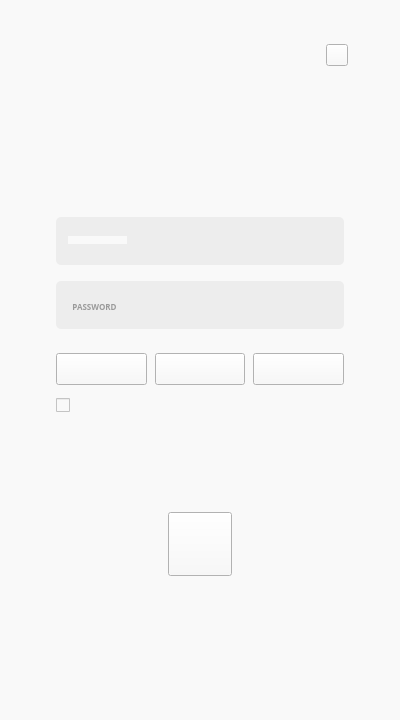
<?xml version="1.0" encoding="UTF-8"?>
<ui version="4.0">
 <class>Form</class>
 <widget class="QWidget" name="Form">
  <property name="geometry">
   <rect>
    <x>0</x>
    <y>0</y>
    <width>400</width>
    <height>720</height>
   </rect>
  </property>
  <property name="windowTitle">
   <string>Widget</string>
  </property>
  <property name="windowOpacity">
   <double>1.000000000000000</double>
  </property>
  <property name="styleSheet">
   <string notr="true">background-color: rgb(249, 249, 249);</string>
  </property>
  <widget class="QLineEdit" name="username_line_edit">
   <property name="geometry">
    <rect>
     <x>56</x>
     <y>217</y>
     <width>288</width>
     <height>48</height>
    </rect>
   </property>
   <property name="styleSheet">
    <string notr="true">QLineEdit {
	border-radius: 5px;
	color: #FFF;
	background-color: rgb(237, 237, 237);
}
QLineEdit::hover {
	background-color: rgb(231, 231, 231);
}
QLineEdit::focus {
	border: 2px solid rgb(51, 51, 51);
	background-color: rgb(249, 249, 249);
}</string>
   </property>
  </widget>
  <widget class="QLineEdit" name="password_line_edit">
   <property name="geometry">
    <rect>
     <x>56</x>
     <y>281</y>
     <width>288</width>
     <height>48</height>
    </rect>
   </property>
   <property name="styleSheet">
    <string notr="true">QLineEdit {
	border-radius: 5px;
	color: #FFF;
	background-color: rgb(237, 237, 237);
}
QLineEdit::hover {
	background-color: rgb(231, 231, 231);
}
QLineEdit::focus {
	border: 2px solid rgb(51, 51, 51);
	background-color: rgb(249, 249, 249);
}</string>
   </property>
  </widget>
  <widget class="QLabel" name="sign_in_label">
   <property name="geometry">
    <rect>
     <x>160</x>
     <y>159</y>
     <width>80</width>
     <height>33</height>
    </rect>
   </property>
   <property name="styleSheet">
    <string notr="true">border-image: url(:/resources/resources/Sign_in.png);</string>
   </property>
   <property name="text">
    <string/>
   </property>
  </widget>
  <widget class="QPushButton" name="facebook_button">
   <property name="geometry">
    <rect>
     <x>56</x>
     <y>353</y>
     <width>91</width>
     <height>32</height>
    </rect>
   </property>
   <property name="styleSheet">
    <string notr="true">QPushButton {
	border-image: url(:/resources/resources/Facebook.png);
}
QPushButton::hover {
	border-image: url(:/resources/resources/Facebook_hovered.png);
}</string>
   </property>
   <property name="text">
    <string/>
   </property>
  </widget>
  <widget class="QPushButton" name="google_button">
   <property name="geometry">
    <rect>
     <x>155</x>
     <y>353</y>
     <width>90</width>
     <height>32</height>
    </rect>
   </property>
   <property name="styleSheet">
    <string notr="true">QPushButton {
	border-image: url(:/resources/resources/Google.png);
}
QPushButton::hover {
	border-image: url(:/resources/resources/Google_hovered.png);
}</string>
   </property>
   <property name="text">
    <string/>
   </property>
  </widget>
  <widget class="QPushButton" name="apple_button">
   <property name="geometry">
    <rect>
     <x>253</x>
     <y>353</y>
     <width>91</width>
     <height>32</height>
    </rect>
   </property>
   <property name="styleSheet">
    <string notr="true">QPushButton {
	border-image: url(:/resources/resources/Apple.png);
}
QPushButton::hover {
	border-image: url(:/resources/resources/Apple_hovered.png);
}</string>
   </property>
   <property name="text">
    <string/>
   </property>
  </widget>
  <widget class="QPushButton" name="help_tooltip">
   <property name="geometry">
    <rect>
     <x>326</x>
     <y>44</y>
     <width>22</width>
     <height>22</height>
    </rect>
   </property>
   <property name="styleSheet">
    <string notr="true">border-image: url(:/resources/resources/Help2.png);</string>
   </property>
   <property name="text">
    <string/>
   </property>
  </widget>
  <widget class="QCheckBox" name="stay_signed_in_checkbox">
   <property name="geometry">
    <rect>
     <x>56</x>
     <y>395</y>
     <width>17</width>
     <height>21</height>
    </rect>
   </property>
   <property name="styleSheet">
    <string notr="true">QCheckBox::indicator:unchecked {
	border-image: url(:/resources/resources/Checkbox_unchecked.png);
}
QCheckBox::indicator:unchecked:hover {
	border-image: url(:/resources/resources/Checkbox_unchecked_hovered.png);
}
QCheckBox::indicator:checked {
	border-image: url(:/resources/resources/Checkbox_checked.png);
}
QCheckBox::indicator:checked:hover {
	border-image: url(:/resources/resources/Checkbox_checked_hovered.png);
}</string>
   </property>
   <property name="text">
    <string/>
   </property>
  </widget>
  <widget class="QPushButton" name="login_button">
   <property name="geometry">
    <rect>
     <x>168</x>
     <y>512</y>
     <width>64</width>
     <height>64</height>
    </rect>
   </property>
   <property name="styleSheet">
    <string notr="true">QPushButton {
	border-image: url(:/resources/resources/Login_button.png);
}
QPushButton::hover {
	border-image: url(:/resources/resources/Login_button_hovered.png);
}</string>
   </property>
   <property name="text">
    <string/>
   </property>
  </widget>
  <widget class="QLabel" name="version_label">
   <property name="geometry">
    <rect>
     <x>298</x>
     <y>657</y>
     <width>48</width>
     <height>18</height>
    </rect>
   </property>
   <property name="styleSheet">
    <string notr="true">QLabel {
	border-image: url(:/resources/resources/version_label.png);
}
QLabel::hover {
	border-image: url(:/resources/resources/version_label_hovered.png);
}</string>
   </property>
   <property name="text">
    <string/>
   </property>
  </widget>
  <widget class="QLabel" name="label_1">
   <property name="geometry">
    <rect>
     <x>156</x>
     <y>637</y>
     <width>88</width>
     <height>18</height>
    </rect>
   </property>
   <property name="styleSheet">
    <string notr="true">QLabel {
	border-image: url(:/resources/resources/Label_1.png);
}
QLabel::hover {
	border-image: url(:/resources/resources/Label_1_hovered.png);
}</string>
   </property>
   <property name="text">
    <string/>
   </property>
  </widget>
  <widget class="QLabel" name="label_2">
   <property name="geometry">
    <rect>
     <x>149</x>
     <y>654</y>
     <width>102</width>
     <height>18</height>
    </rect>
   </property>
   <property name="styleSheet">
    <string notr="true">QLabel {
	border-image: url(:/resources/resources/Label_2.png);
}
QLabel::hover {
	border-image: url(:/resources/resources/Label_2_hovered.png);
}</string>
   </property>
   <property name="text">
    <string/>
   </property>
  </widget>
  <widget class="QLabel" name="checkbox_label">
   <property name="geometry">
    <rect>
     <x>77</x>
     <y>395</y>
     <width>94</width>
     <height>22</height>
    </rect>
   </property>
   <property name="styleSheet">
    <string notr="true">QLabel {
	border-image: url(:/resources/resources/Checkbox_label.png);
}
QLabel::hover {
	border-image: url(:/resources/resources/Checkbox_label_hovered.png);
}</string>
   </property>
   <property name="text">
    <string/>
   </property>
  </widget>
  <widget class="QLabel" name="valorant_logo">
   <property name="geometry">
    <rect>
     <x>168</x>
     <y>51</y>
     <width>66</width>
     <height>61</height>
    </rect>
   </property>
   <property name="styleSheet">
    <string notr="true">border-image: url(:/resources/resources/VALORANT.png);</string>
   </property>
   <property name="text">
    <string/>
   </property>
  </widget>
  <widget class="QLabel" name="username_label">
   <property name="geometry">
    <rect>
     <x>68</x>
     <y>236</y>
     <width>59</width>
     <height>8</height>
    </rect>
   </property>
   <property name="styleSheet">
    <string notr="true">border-image: url(:/resources/resources/Username_label.png);</string>
   </property>
   <property name="text">
    <string/>
   </property>
  </widget>
  <widget class="QLabel" name="label">
   <property name="geometry">
    <rect>
     <x>58</x>
     <y>298</y>
     <width>73</width>
     <height>17</height>
    </rect>
   </property>
   <property name="font">
    <font>
     <family>Microsoft YaHei</family>
     <pointsize>6</pointsize>
     <weight>75</weight>
     <bold>true</bold>
    </font>
   </property>
   <property name="styleSheet">
    <string notr="true">color: rgb(154, 154, 154);
background-color: rgb(237, 237, 237);</string>
   </property>
   <property name="text">
    <string>PASSWORD</string>
   </property>
   <property name="alignment">
    <set>Qt::AlignCenter</set>
   </property>
  </widget>
 </widget>
 <tabstops>
  <tabstop>help_tooltip</tabstop>
  <tabstop>username_line_edit</tabstop>
  <tabstop>password_line_edit</tabstop>
  <tabstop>facebook_button</tabstop>
  <tabstop>google_button</tabstop>
  <tabstop>apple_button</tabstop>
  <tabstop>stay_signed_in_checkbox</tabstop>
  <tabstop>login_button</tabstop>
 </tabstops>
 <resources>
  <include location="Widget_Resources.qrc"/>
 </resources>
 <connections/>
</ui>
